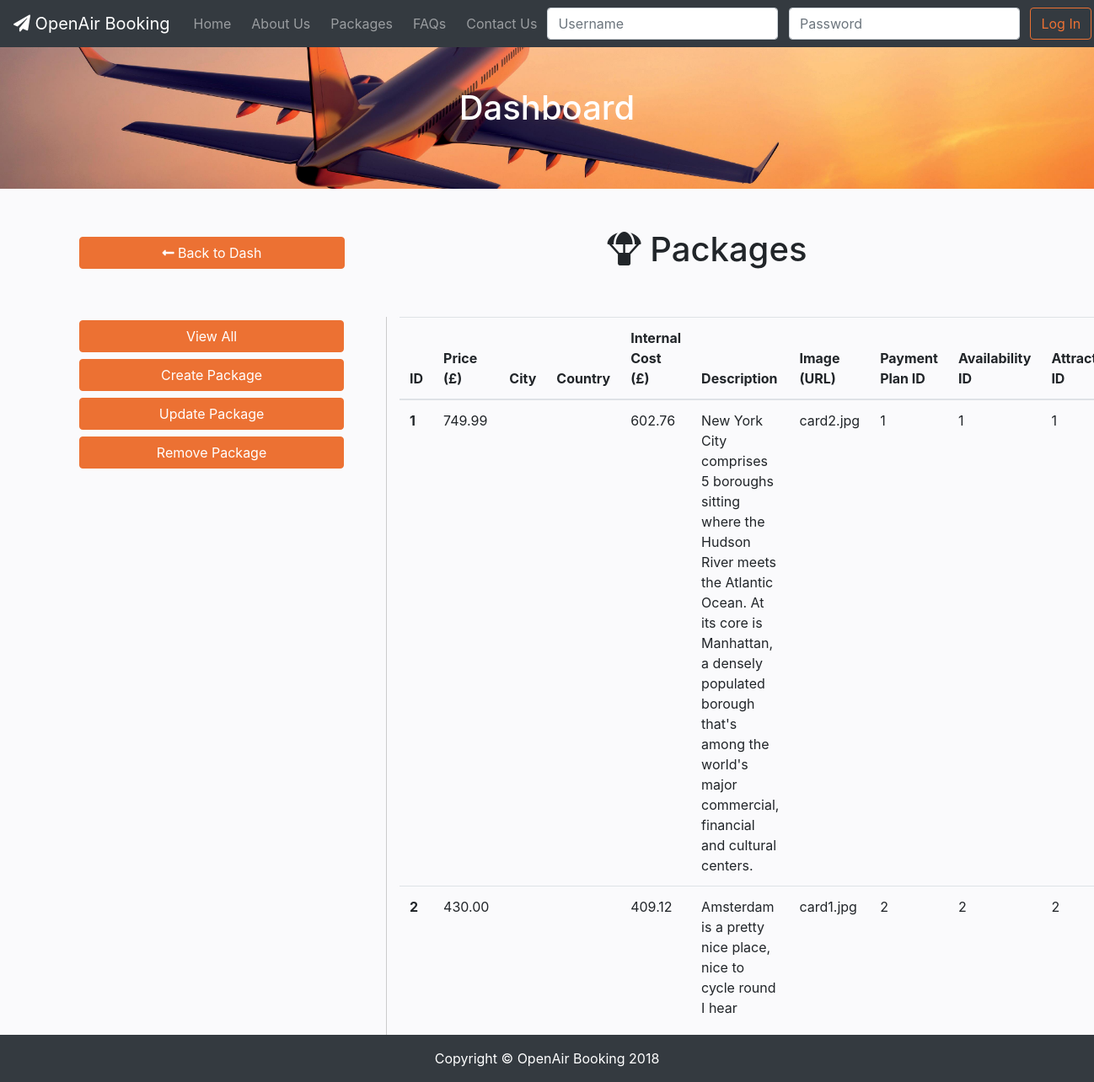
Screenshot of /dashboard/packages.php with the database file from the repository.
### tables this page shows
CREATE TABLE `package` (
  `pkg_id` int(11) NOT NULL,
  `pkg_price` decimal(8,2) DEFAULT NULL,
  `pkg_location` varchar(60) DEFAULT NULL,
  `pkg_internal_cost` decimal(8,2) DEFAULT NULL,
  `pkg_description` varchar(280) DEFAULT NULL,
  `pkg_image` varchar(280) DEFAULT NULL,
  `pp_id` int(11) NOT NULL,
  `availability_avail_id` int(11) NOT NULL,
  `attractions_attract_id` int(11) NOT NULL
);

### dashboard/packages.php (the view, shortened to what this page needs)
<!DOCTYPE html>
<html lang="en">
<head>
    <link rel="stylesheet" href="https://stackpath.bootstrapcdn.com/bootstrap/4.1.3/css/bootstrap.min.css"
>
    <link rel="stylesheet" href="https://use.fontawesome.com/releases/v5.5.0/css/all.css"
>
    <link href="css/dash.css" rel="stylesheet">
    <?php include_once "../php/db_connect.php"; ?>
    <?php include_once "php/display.php"; ?>
</head>
<body>
    <nav class="navbar navbar-expand-lg navbar-dark bg-dark fixed-top">
        <a class="navbar-brand" href="../index.php"><i class="fas fa-paper-plane"></i> OpenAir Booking</a>
        <div class="collapse navbar-collapse" id="navbarResponsive">
            <ul class="navbar-nav mr-auto">
                <li class="nav-item">
                    <a class="nav-link" href="../index.php">Home</a>
                </li>
                <li class="nav-item">
                    <a class="nav-link" href="../about.php">About Us</a>
                </li>
                <li class="nav-item">
                    <a class="nav-link" href="../packages.php">Packages</a>
                </li>
                <li class="nav-item">
                    <a class="nav-link" href="../faq.php">FAQs</a>
                </li>
                <li class="nav-item">
                    <a class="nav-link" href="../contact-us.php">Contact Us</a>
                </li>
            </ul>
            <form class="navbar-form form-inline" action="../login.php" method="POST">
                <div id="id3" class="form-group">
                    <input readonly="true" id="id3.1" class="form-control mr-2" type="text" placeholder="Username" name="userName"
                        required>
                    <input readonly="true" id="id3.2" class="form-control mr-2" type="password" placeholder="Password"
                        name="uncrypPass" required>
                    <button class="btn btn-outline-success login-btn my-2 my-sm-0 mr-2" type="submit">Log In</button>
                </div>
            </form>
        </div>
    </nav>
    <div class="header">
        <div class="container">
            <div class="row">
                <div class="text-center mx-auto mb-4">
                    <h1 class="my-5">
                    ?>Dashboard</h1>
                </div>
            </div>
        </div>
    </div>
    <div class="dash">
        <div class="container">
            <div class="row justify-content-around mt-5">
                <div class="col-sm-4 m-auto">
                    <button class="btn back-btn" onclick="location.href='../dashboard.php';" type="back"><i class="fas fa-long-arrow-alt-left"></i>
                        Back to Dash</button>
                </div>
                <div class="col-sm-8 m-auto text-center">
                    <h1><i class="fas fa-parachute-box"></i> Packages</h1>
                </div>
            </div>
            <div class="row my-5">
                <div class="col-sm-4 buttonlist">
                    <button id="view" class="btn crud-btn my-1" onclick="showHideCRUD(this.id)" type="back">View All</button>
                    <button id="add" class="btn crud-btn my-1" onclick="showHideCRUD(this.id)" type="back">Create Package</button>
                    <button id="update" class="btn crud-btn my-1" onclick="showHideCRUD(this.id)" type="back">Update Package</button>
                    <button id="remove" class="btn crud-btn my-1" onclick="showHideCRUD(this.id)" type="back">Remove Package</button>
                </div>
                <div class="col-sm-8">
                    <div id="view_all_div">
                        <div class="table-responsive-xl">
                            <table class="table">
                                <thead>
                                    <tr>
                                        <th scope="col">ID</th>
                                        <th scope="col">Price (£)</th>
                                        <th scope="col">City</th>
                                        <th scope="col">Country</th>
                                        <th scope="col">Internal Cost (£)</th>
                                        <th scope="col">Description</th>
                                        <th scope="col">Image (URL)</th>
                                        <th scope="col">Payment Plan ID</th>
                                        <th scope="col">Availability ID</th>
                                        <th scope="col">Attraction ID</th>
                                    </tr>
                                </thead>
                                <tbody>
                                    <?php tablePackagesShow($conn); ?>
                                </tbody>
                            </table>
                        </div>
                    </div>
                </div>
            </div>
        </div>
    </div>
    <footer class="py-3 bg-dark">
        <div class="container">
            <p class="m-0 text-center text-white">Copyright &copy; OpenAir Booking 2018</p>
        </div>
    </footer>
</body>
</html>

### dashboard/php/display.php (shortened to what this page needs)
<?php
function tablePackagesShow($conn) {
    $sql = "SELECT * FROM package";
    $resultset = mysqli_query($conn, $sql) or die("database error:" . mysqli_error($conn));
    while ($record = mysqli_fetch_assoc($resultset)) {
                                    echo '<tr>
                                        <th scope="row">
                                            ' . $record['pkg_id'] . '
                                        </th>
                                        <td>
                                        ' . $record['pkg_price'] . '
                                        </td>
                                        <td>
                                        ' . $record['pkg_city'] . '
                                        </td>
                                        <td>
                                        ' . $record['pkg_country'] . '
                                        </td>
                                        <td>
                                        ' . $record['pkg_internal_cost'] . '
                                        </td>
                                        <td>
                                        ' . $record['pkg_description'] . '
                                        </td>
                                        <td>
                                        ' . $record['pkg_image'] . '
                                        </td>
                                        <td>
                                        ' . $record['pp_id'] . '
                                        </td>
                                        <td>
                                        ' . $record['availability_avail_id'] . '
                                        </td>
                                        <td>
                                        ' . $record['attractions_attract_id'] . '
                                        </td>
                                    </tr>';
    }
}
?>

### dashboard/css/dash.css (style rules this page uses)
:root { --accent: #EC7133; --shadow-accent: #bc5a28; }
body { padding-top: 54px; background-color: #fafafc; }
@media (min-width: 992px) { body { padding-top: 56px; } }
.header { min-height: 100%; background: url("../../resources/header.jpg") center center no-repeat scroll; -webkit-background-size: cover; -moz-background-size: cover; background-size: cover; -o-background-size: cover; }
.navbar { white-space: nowrap; }
.navbar-form button { display: inline; }
.header h1 { color: white; }
.nav-item, .nav-item > a { border-radius: .25rem; padding-left: .25rem; padding-right: .25rem }
.login-btn { color: var(--accent); border-color: var(--accent); }
.crud-btn, .back-btn { background-color: var(--accent); border-color: var(--accent); color: white; width: 90%; }
#id3, #id4, #view_all_div, #add_div, #update_div, #remove_div { display: none; }
.dash .buttonlist { border-right: 1px solid #ccc; }
footer { position: fixed!important; right: 0; bottom: 0; left: 0; }

### rows the page displays
package: pkg_id "1", pkg_price "749.99", pkg_internal_cost "602.76", pkg_description "New York City comprises 5 boroughs sitting where the Hudson River meets the Atlantic Ocean. At its core is Manhattan, a densely populated borough that's among the world's major commercial, financial and cultural centers.", pkg_image "card2.jpg", pp "1", availability_avail "1", attractions_attract "1"
package: pkg_id "2", pkg_price "430.00", pkg_internal_cost "409.12", pkg_description "Amsterdam is a pretty nice place, nice to cycle round I hear", pkg_image "card1.jpg", pp "2", availability_avail "2", attractions_attract "2"
